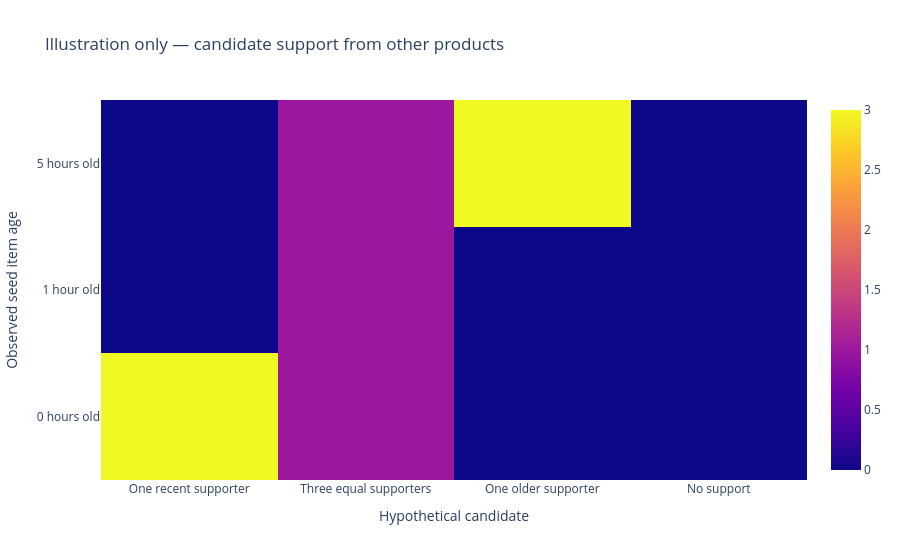

The code cell stored with this chart in its notebook:
### Markdown cell above
### Mechanism, not column multiplication

Two graph families × three action channels × two observed-item pools × four summaries.

**Support:** what fraction of other observed items supports a candidate, and how spread out is the evidence?

**Timing:** how old is the support, weighted by affinity, and how old is its strongest source?

A candidate's self-edge is excluded. The pending-cart pool means “cart observed after latest observed order”; it is not actual cart inventory and does not identify abandonment.

### Code cell
# Explicitly synthetic affinities solely for checking feature meaning.
seeds = np.array([11, 12, 13], dtype=np.int64)
candidates = np.array([101, 102, 103, 104], dtype=np.int64)
age_hours = np.array([0.0, 1.0, 5.0])
affinity = np.array([[3.0, 1.0, 0.0, 0.0],
                     [0.0, 1.0, 0.0, 0.0],
                     [0.0, 1.0, 3.0, 0.0]])
summary = summarize_support(affinity, seeds, candidates, age_hours)
labels = ['One recent supporter', 'Three equal supporters', 'One older supporter', 'No support']
fig = go.Figure(go.Heatmap(x=labels, y=['0 hours old','1 hour old','5 hours old'], z=affinity))
fig.update_layout(title='Illustration only — candidate support from other products',
                  xaxis_title='Hypothetical candidate', yaxis_title='Observed seed item age')
fig.show()

### Figure 1 — Plotly figure (JSON) as saved in the notebook; plotly's stock layout.template omitted (floating-point values rounded to 4 significant figures)
{"data": [{"type": "heatmap", "x": ["One recent supporter", "Three equal supporters", "One older supporter", "No support"], "y": ["0 hours old", "1 hour old", "5 hours old"], "z": [[3.0, 1.0, 0.0, 0.0], [0.0, 1.0, 0.0, 0.0], [0.0, 1.0, 3.0, 0.0]]}], "layout": {"title": {"text": "Illustration only — candidate support from other products"}, "xaxis": {"title": {"text": "Hypothetical candidate"}}, "yaxis": {"title": {"text": "Observed seed item age"}}}}
